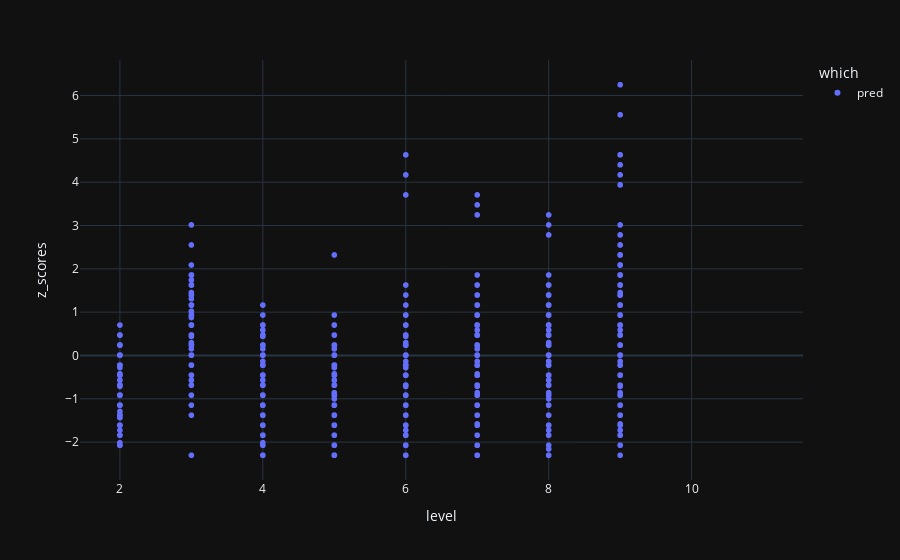

The cell this chart's notebook holds for it:
### Code cell
display(df_pred.head())
display(df_manual.head())
concatenated_df = pd.concat([df_pred, df_manual], ignore_index=True)
concatenated_df = df_pred
z_scores = (concatenated_df['height'] - concatenated_df['height'].mean()) / concatenated_df['height'].std()
concatenated_df["z_scores"] = z_scores
fig = px.scatter(concatenated_df, x="level", y="z_scores", color="which", hover_data=['sub_name', 'height'])
fig.show()

### Figure 1 — Plotly figure (JSON) as saved in the notebook; plotly's stock layout.template omitted (floating-point values rounded to 4 significant figures; data arrays with more than 128 entries replaced by an {"elided": "..."} marker saying what was removed)
{"data": [{"customdata": {"elided": "2670x2 mixed values"}, "hovertemplate": "which=pred<br>level=%{x}<br>z_scores=%{y}<br>sub_name=%{customdata[0]}<br>height=%{customdata[1]}<extra></extra>", "legendgroup": "pred", "marker": {"color": "#636efa", "symbol": "circle"}, "mode": "markers", "name": "pred", "showlegend": true, "x": {"elided": "2670 int values"}, "xaxis": "x", "y": {"elided": "2670 float values"}, "yaxis": "y", "type": "scattergl"}], "layout": {"xaxis": {"anchor": "y", "domain": [0.0, 1.0], "title": {"text": "level"}}, "yaxis": {"anchor": "x", "domain": [0.0, 1.0], "title": {"text": "z_scores"}}, "legend": {"title": {"text": "which"}, "tracegroupgap": 0}, "margin": {"t": 60}}}
